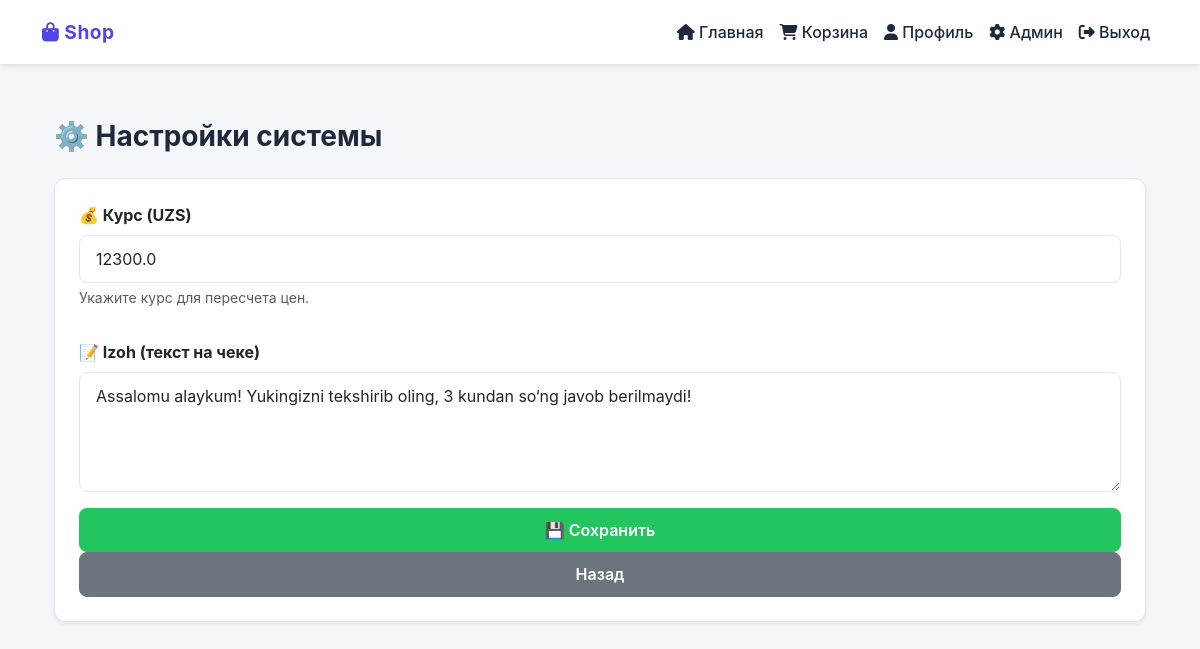
/admin/settings (signed in), run on the app's committed database.
### app.py (models this page shows)
class Setting(db.Model):
    id = db.Column(db.Integer, primary_key=True)
    key = db.Column(db.String(50), unique=True, nullable=False)
    value = db.Column(db.Text, nullable=True)

### app.py (the view)
    def wrapper(*args, **kwargs):
        if 'user_id' not in session:
            return redirect(url_for('login'))
        user = User.query.get(session['user_id'])
        if not user or user.role != 'admin':
            flash('Доступ запрещен', 'danger')
            return redirect(url_for('index'))
        return f(*args, **kwargs)

### app.py (called while the page is built, shortened)
def admin_required(f):
    def wrapper(*args, **kwargs):
        if 'user_id' not in session:
            return redirect(url_for('login'))
        user = User.query.get(session['user_id'])
        if not user or user.role != 'admin':
            flash('Доступ запрещен', 'danger')
            return redirect(url_for('index'))
        return f(*args, **kwargs)
    wrapper.__name__ = f.__name__
    return wrapper

@app.route('/admin/settings', methods=['GET', 'POST'])
@admin_required
def admin_settings():
    izoh_setting = Setting.query.filter_by(key='izoh').first()
    kurs_setting = Setting.query.filter_by(key='kurs').first()
    izoh = izoh_setting.value if izoh_setting else "Yukingizni tekshirib oling, 3 kundan so‘ng javob berilmaydi!"
    kurs = kurs_setting.value if kurs_setting else "12200"
    return render_template('admin/settings.html', izoh=izoh, kurs=kurs)

@app.before_request
def update_last_active():
    if 'user_id' not in session:
        return
    if request.endpoint and request.endpoint.startswith('static'):
        return
    try:
        user = User.query.get(session['user_id'])
        if not user:
            return
        now = datetime.utcnow()
        if not user.last_active or (now - user.last_active).total_seconds() > 30:
            user.last_active = now
            db.session.commit()
    except Exception:
        db.session.rollback()

### templates/admin/settings.html (shortened to what this page needs)
{% extends "base.html" %}
{% block content %}
<div class="container mt-4">
    <h3 class="mb-4">⚙️ Настройки системы</h3>
    <form method="POST" class="card p-4 shadow-sm">
        <div class="mb-3">
            <label for="kurs" class="form-label"><b>💰 Курс (UZS)</b></label>
            <input type="number" step="0.01" name="kurs" id="kurs" class="form-control" value="{{ kurs }}">
            <div class="form-text text-muted">Укажите курс для пересчета цен.</div>
        </div>
        <div class="mb-3 mt-3">
            <label for="izoh" class="form-label"><b>📝 Izoh (текст на чеке)</b></label>
            <textarea name="izoh" id="izoh" rows="4" class="form-control">{{ izoh }}</textarea>
        </div>
        <button type="submit" class="btn btn-success px-4">💾 Сохранить</button>
        <a href="{{ url_for('admin_dashboard') }}" class="btn btn-secondary">Назад</a>
    </form>
</div>
{% endblock %}

### templates/base.html (style rules this page uses)
* { -webkit-tap-highlight-color: transparent; }
:root { --primary: #4f46e5; --success: #22c55e; --danger: #ef4444; --warning: #f59e0b; --dark: #1e293b; --gray: #94a3b8; --light: #f8fafc; }
body { font-family: -apple-system, BlinkMacSystemFont, 'Segoe UI', Roboto, sans-serif; background-color: #f5f6fa; min-height: 100vh; margin: 0; padding: 0; }
.container { padding-top: 1rem; padding-bottom: calc(5rem + env(safe-area-inset-bottom)); }
.card { border: 1px solid #e2e8f0; border-radius: 12px; overflow: hidden; background: white; box-shadow: 0 1px 3px rgba(0, 0, 0, 0.1); transition: transform 0.2s ease, box-shadow 0.2s ease; }
.btn { border-radius: 8px; padding: 0.6rem 1.2rem; font-weight: 600; transition: all 0.2s ease; }
.btn-success { background: var(--success); border: none; }
.form-control, .form-select { border: 1px solid #e2e8f0; border-radius: 8px; padding: 0.7rem 1rem; }
h1, h2, h3, h4, h5 { font-weight: 700; color: var(--dark); }
@media (min-width: 769px) { .container { padding-bottom: 2rem; } }

### data on the page
Setting: kurs "12300.0"
Setting: izoh "Assalomu alaykum! Yukingizni tekshirib oling, 3 kundan so‘ng javob berilmaydi!"
